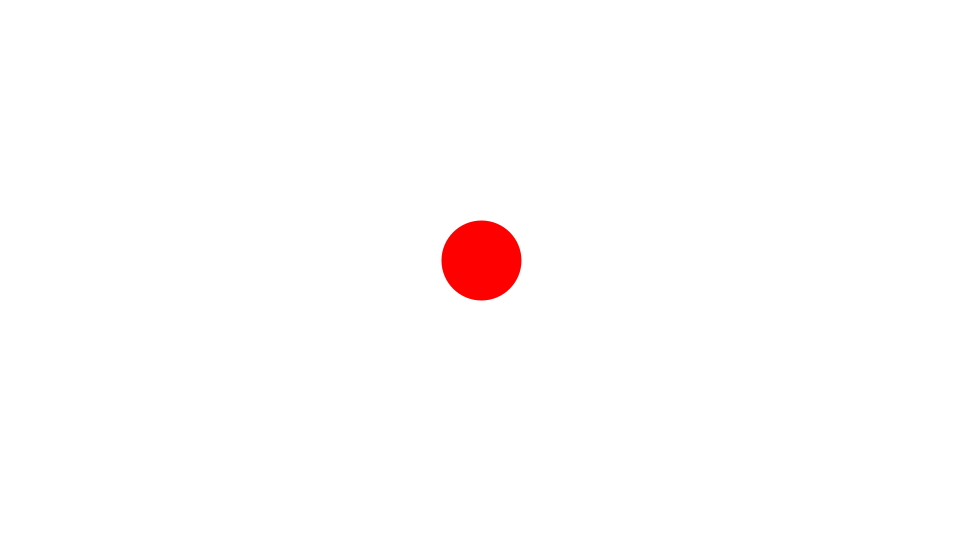
Frame 1 (no input)
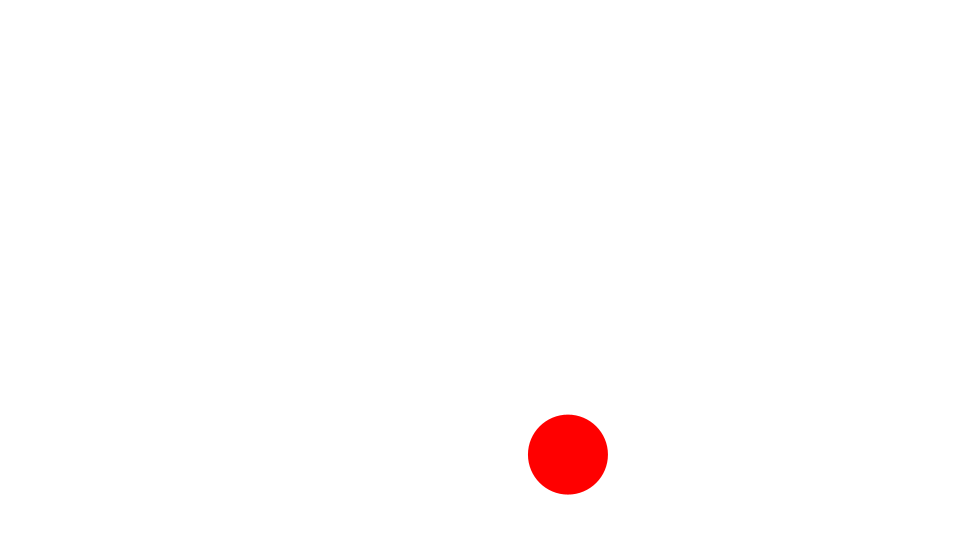
Frame 60 (the mouse pressed at the canvas centre just before this capture)
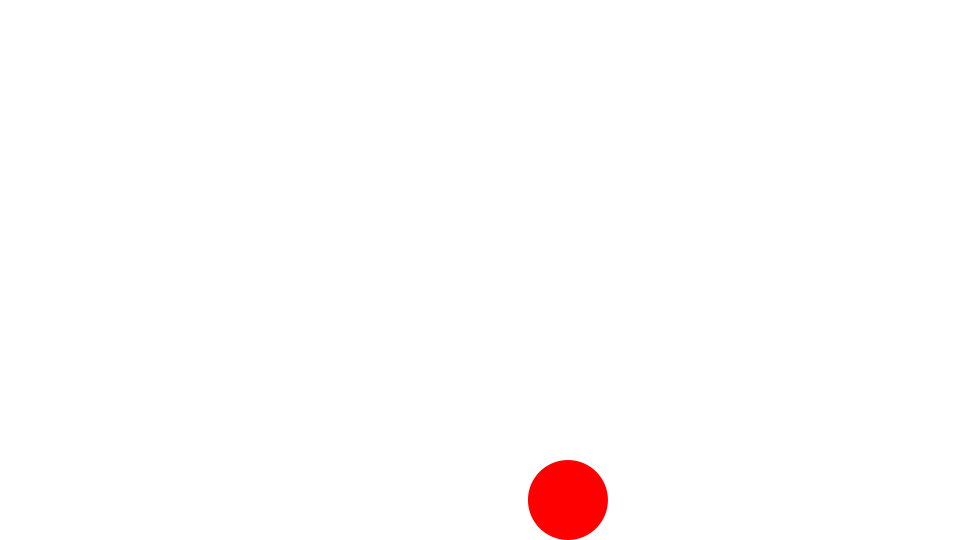
Frame 120 (the mouse held since frame 60 and released just before this capture)

The Processing sketch that drew these frames (run headless with seeded random() and noise(); from frame 60 on, the mouse is pressed at the canvas centre):

// Processing sketch: DragAndMove2
// ── DragAndMove2.pde
Ball ball;
float vx, vy;
float bounce = -0.7;
float gravity = 0.5;

void setup() {
  size(960, 540);
  frameRate(30);
  initialize();
}

void initialize() {
  smooth();
  noStroke();
  ball = new Ball();
  ball.x = width/2;
  ball.y = height/2;
  ball.radius = 40;
  vx = random(10) - 5;
  vy = -10;    
  ball.setFillColor(color(255, 0, 0));
}

void draw() {
  background(255);
      
  vy += gravity;
  ball.x += vx;
  ball.y += vy;
  int left = 0;
  int right = width;
  int top = 0;
  int bottom = height;

  if(ball.x + ball.radius > right){
    ball.x = right - ball.radius;
    vx *= bounce;
  }else if(ball.x - ball.radius < left){
    ball.x = left + ball.radius;
    vx *= bounce;
  }
  
  if(ball.y + ball.radius > bottom){
    ball.y = bottom - ball.radius;
    vy *= bounce;
  }else if(ball.y - ball.radius < top){
    ball.y = top + ball.radius;
    vy *= bounce;
  }
  
  ball.update();
}

void mousePressed() {
  vx = 0;
  vy = 0;    
  ball.startDrag();
}

void mouseReleased() {
  ball.stopDrag();
}

////////////////////////////////

class Ball extends Sprite {
  float radius;
  
  Ball(){
    super();
  }
  
  void draw(){
    if(dist(mouseX, mouseY, x, y) < radius) {
      isRollOver = true;
    }else{
      isRollOver = false;
    }
    ellipse(0, 0, radius*2, radius*2);
  }
}

////////////////////////////////

class Sprite {
  float x, y;
  float scaleX, scaleY;
  float width, height;
  float rotation;
  boolean visible;
  color strokeColor;
  color fillColor;
  Boolean isStroke;
  Boolean isFill;
  Boolean isRollOver;
  Boolean locked;
  float xoff, yoff;
 
  Sprite() {
    x = 0.0;
    y = 0.0;
    scaleX = 1.0;
    scaleY = 1.0;
    rotation = 0.0;
    strokeColor = color(0);
    fillColor = color(0);
    isStroke = false;
    isFill = false;
    isRollOver = false;
    locked = false;
    visible = true;
  }
  
  void update() {
    if(! visible) return;
    pushMatrix();
    if(locked){
      x = mouseX - xoff;
      y = mouseY - yoff;
    }  
    translate(x, y);
    scale(scaleX, scaleY);
    rotate(rotation * PI / 180.0);
    if(isStroke) stroke(strokeColor);
    if(isFill) fill(fillColor);
    draw();
    popMatrix();
  }
  
  void setStrokeColor(color strokeColor) {
    this.strokeColor = strokeColor;
    isStroke = true;
  }
  
  void setFillColor(color fillColor) {
    this.fillColor = fillColor;
    isFill = true;
  }
  
  void startDrag() {
    if(isRollOver){
      locked = true;
      xoff = mouseX - x;
      yoff = mouseY - y;
    }
  }
  
  void stopDrag() {
    locked = false;
  }
  
  void draw() {}
}
